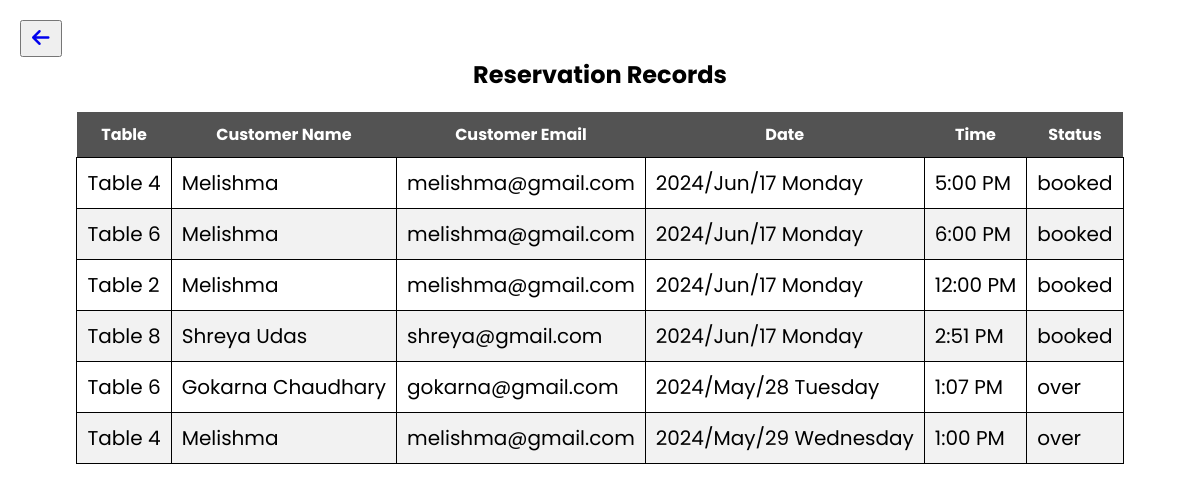
The app's page /reservation_record.php with its own data.
### tables this page shows
CREATE TABLE `reservation` (
  `booking_id` int(11) NOT NULL,
  `customer_id` int(255) NOT NULL,
  `t_id` int(255) NOT NULL,
  `date` varchar(255) NOT NULL,
  `time` varchar(255) NOT NULL,
  `status` varchar(255) NOT NULL
);

CREATE TABLE `tables` (
  `table_id` int(11) NOT NULL,
  `table_name` varchar(255) NOT NULL,
  `table_details` varchar(255) NOT NULL
);

CREATE TABLE `customer` (
  `customer_id` int(11) NOT NULL,
  `customer_name` varchar(255) NOT NULL,
  `customer_email` varchar(255) NOT NULL,
  `customer_phone` varchar(255) NOT NULL,
  `customer_password` varchar(255) NOT NULL
);

### reservation_record.php (the view, shortened to what this page needs)
<!DOCTYPE html>
<html lang="en">
<head>
    <linkrel="stylesheet"href="admin.css">
        <link rel="stylesheet" href="https://cdnjs.cloudflare.com/ajax/libs/font-awesome/6.5.1/css/all.min.css" />
</head>
<body>
    <div class="container">
        <button><a href="admin_dashboard.php"><i class="fa-solid fa-arrow-left"></i></a></button>
        <h2>Reservation Records</h2>
        <table>
            <thead>
                <th>Table</th>
                <th>Customer Name</th>
                <th>Customer Email</th>
                <th>Date</th>
                <th>Time</th>
                <th>Status</th>
            </thead>
            <tbody>
                <?php
                include ('connection.php');
                $select = "SELECT *
                  FROM tables as t
                  INNER JOIN reservation as r
                  ON t.table_id = r.t_id
                  INNER JOIN customer as c
                  ON r.customer_id=c.customer_id
                  ORDER BY
                    CASE
                    WHEN r.status = 'booked' THEN 1
                    ELSE 2
                    END";
                $data = mysqli_query($con, $select);
                if (mysqli_num_rows($data) > 0) {
                    while ($result = mysqli_fetch_assoc($data)) {
                        ?>
                        <tr>
                            <td><?php echo $result['table_name'] ?></td>
                            <td><?php echo $result['customer_name'] ?></td>
                            <td><?php echo $result['customer_email'] ?></td>
                            <td><?php echo $result['date'] ?></td>
                            <td><?php echo $result['time'] ?></td>
                            <td><?php echo $result['status'] ?></td>
                        </tr>
                        <?php
                    }
                }
                ?>
            </tbody>
        </table>
    </div>
</body>
</html>

### reservation_record.php (style rules this page uses)
* { margin: 0; padding: 0; box-sizing: border-box; }
body { background-size: 100%; height: 100vh; font-family: "Poppins", sans-serif; }

### records on screen
reservation: t.table_name "Table 4", customer.customer_name "Melishma", customer.customer_email "melishma@gmail.com", date "2024/Jun/17 Monday", time "5:00 PM", status "booked"
reservation: t.table_name "Table 6", customer.customer_name "Melishma", customer.customer_email "melishma@gmail.com", date "2024/Jun/17 Monday", time "6:00 PM", status "booked"
reservation: t.table_name "Table 2", customer.customer_name "Melishma", customer.customer_email "melishma@gmail.com", date "2024/Jun/17 Monday", time "12:00 PM", status "booked"
reservation: t.table_name "Table 8", customer.customer_name "Shreya Udas", customer.customer_email "shreya@gmail.com", date "2024/Jun/17 Monday", time "2:51 PM", status "booked"
reservation: t.table_name "Table 6", customer.customer_name "Gokarna Chaudhary", customer.customer_email "gokarna@gmail.com", date "2024/May/28 Tuesday", time "1:07 PM", status "over"
reservation: t.table_name "Table 4", customer.customer_name "Melishma", customer.customer_email "melishma@gmail.com", date "2024/May/29 Wednesday", time "1:00 PM", status "over"
